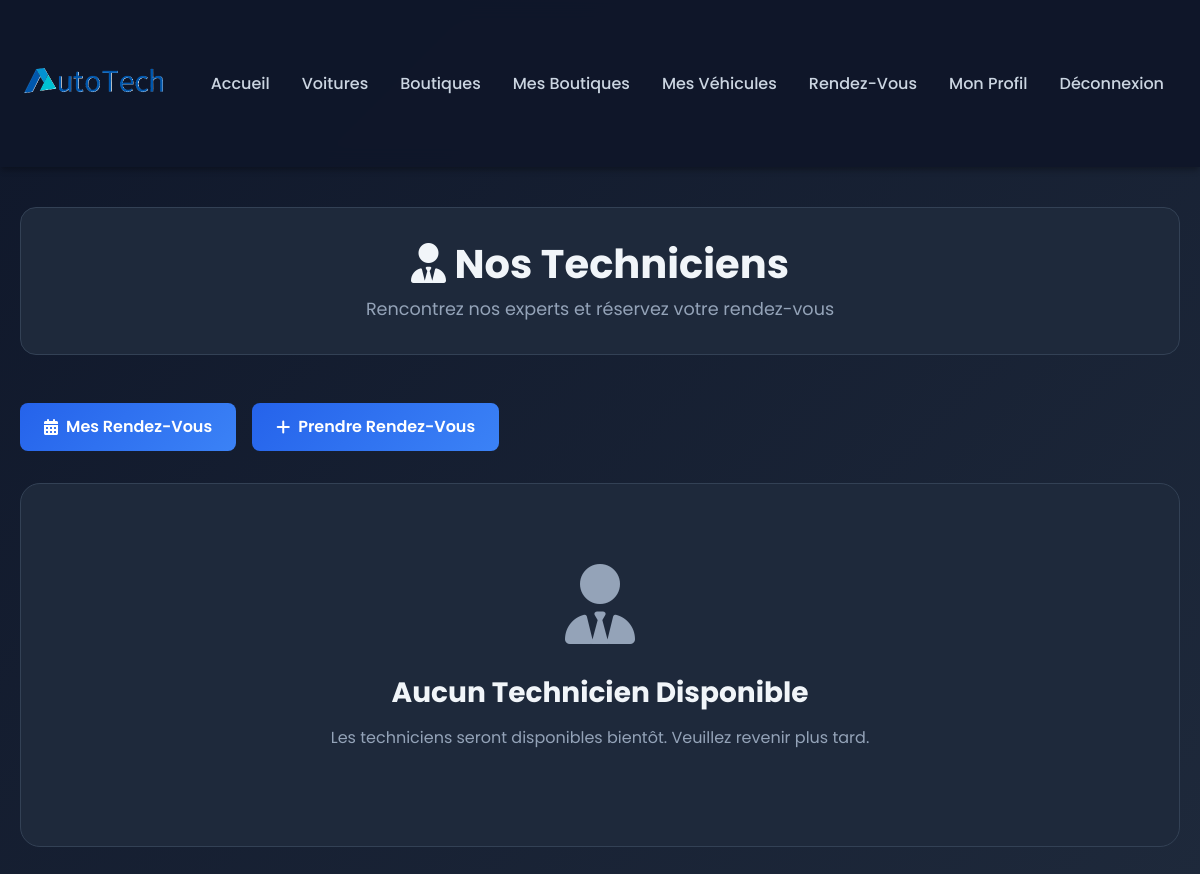
The app's page /view/user/technicians.php (signed in), older data.
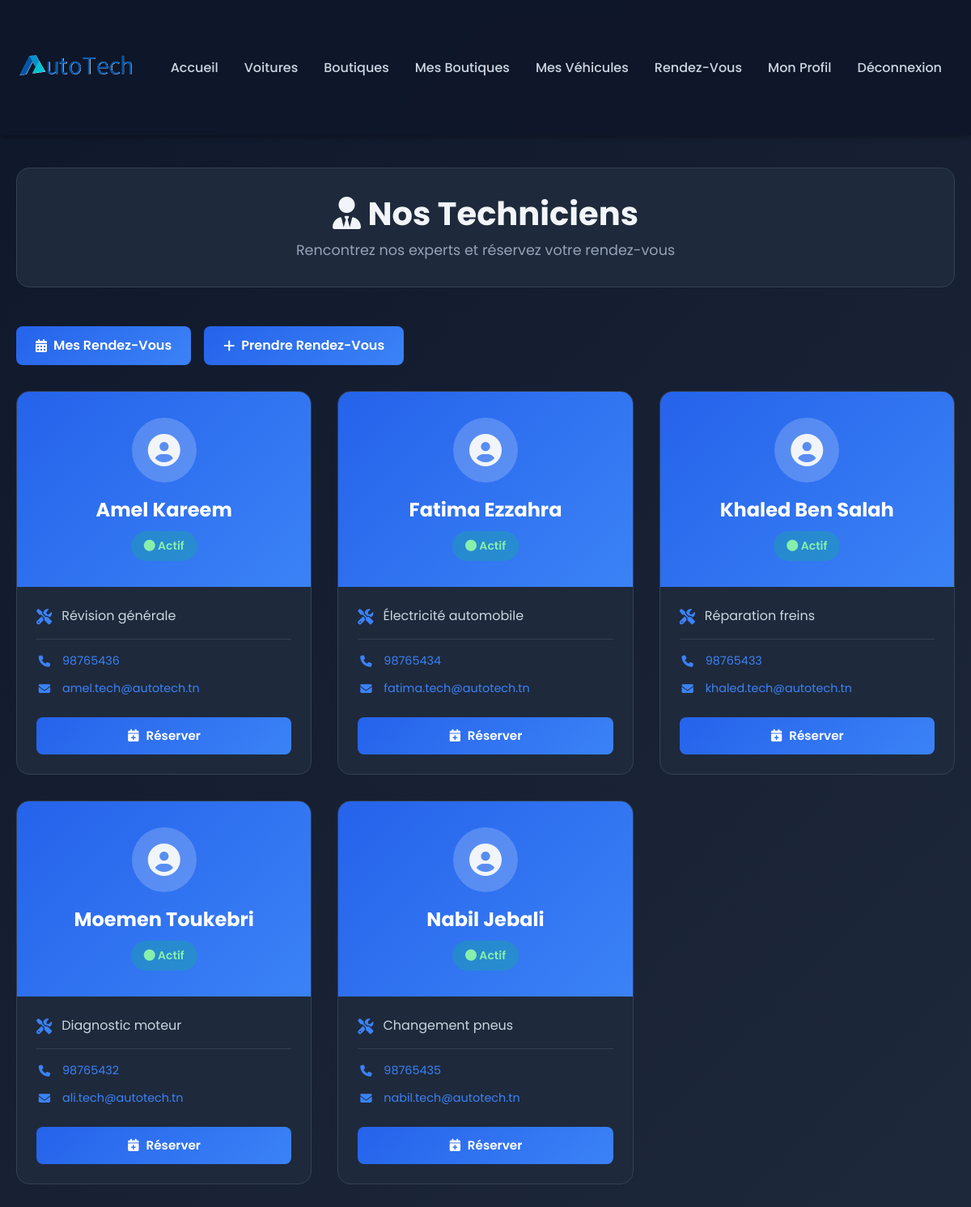
The same page, newer data.
### tables this page shows
CREATE TABLE IF NOT EXISTS technicien (
    id_technicien INT AUTO_INCREMENT PRIMARY KEY,
    nom VARCHAR(255) NOT NULL,
    specialite VARCHAR(255) NOT NULL,
    telephone VARCHAR(20),
    email VARCHAR(255),
    disponibilite VARCHAR(50) DEFAULT 'actif',
    date_creation TIMESTAMP DEFAULT CURRENT_TIMESTAMP
);

### config/config.php (called while the page is built, shortened)
<?php
class Config {
    private static $pdo = NULL;
    public static function getConnexion() {
        if (!isset(self::$pdo)) {
            try {
                self::$pdo = new PDO(
                    'mysql:host=' . self::DB_HOST . ';dbname=' . self::DB_NAME . ';charset=utf8mb4',
                    self::DB_USER,
                    self::DB_PASS,
                    [
                        PDO::ATTR_ERRMODE => PDO::ERRMODE_EXCEPTION,
                        PDO::ATTR_DEFAULT_FETCH_MODE => PDO::FETCH_ASSOC,
                        PDO::ATTR_EMULATE_PREPARES => false
                    ]
                );
            } catch(PDOException $e) {
                die('Erreur de connexion à la base de données: ' . $e->getMessage());
            }
        }
        return self::$pdo;
    }
}
?>

### controller/UtilisateurController.php (called while the page is built, shortened)
<?php
require_once __DIR__ . '/../config/config.php';
class UtilisateurController {
    public function estConnecte() {
        return isset($_SESSION['logged_in']) && $_SESSION['logged_in'] === true;
    }
}
?>

### controller/TechnicienController.php (called while the page is built, shortened)
<?php
require_once __DIR__ . '/../config/config.php';
class TechnicienController {
    private $pdo;
    public function __construct() {
        $this->pdo = Config::getConnexion();
    }
    public function getAllTechniciens() {
        try {
            $sql = "SELECT * FROM technicien WHERE disponibilite = 'actif' ORDER BY nom ASC";
            $stmt = $this->pdo->query($sql);
            return $stmt->fetchAll();
        } catch (PDOException $e) {
            return [];
        }
    }
}
?>

### view/user/technicians.php (the view, shortened to what this page needs)
<?php
require_once __DIR__ . '/../../config/config.php';
require_once __DIR__ . '/../../controller/UtilisateurController.php';
require_once __DIR__ . '/../../controller/TechnicienController.php';
$userController = new UtilisateurController();
$technicianController = new TechnicienController();
$techniciens = $technicianController->getAllTechniciens();
?>
<!DOCTYPE html>
<html lang="fr">
<head>
    <link rel="stylesheet" href="https://cdnjs.cloudflare.com/ajax/libs/bootstrap/4.6.2/css/bootstrap.min.css">
    <link rel="stylesheet" href="https://cdnjs.cloudflare.com/ajax/libs/font-awesome/6.4.0/css/all.min.css">
</head>
<body>
    <nav class="navbar navbar-expand-lg navbar-dark">
        <div class="container">
            <a class="navbar-brand" href="../public/index.php"><img src="../../images/off_logo.png" alt="AutoTech"></a>
            <div class="collapse navbar-collapse" id="navbarNav">
                <ul class="navbar-nav ml-auto">
                    <li class="nav-item">
                        <a class="nav-link" href="../public/index.php">Accueil</a>
                    </li>
                    <li class="nav-item">
                        <a class="nav-link" href="../public/voitures.php">Voitures</a>
                    </li>
                    <li class="nav-item">
                        <a class="nav-link" href="../public/boutiques.php">Boutiques</a>
                    </li>
                    <?php if ($userController->estConnecte()): ?>
                        <li class="nav-item">
                            <a class="nav-link" href="mes-boutiques.php">Mes Boutiques</a>
                        </li>
                        <li class="nav-item">
                            <a class="nav-link" href="mes-vehicules.php">Mes Véhicules</a>
                        </li>
                        <li class="nav-item">
                            <a class="nav-link" href="mes-rendez-vous.php">Rendez-Vous</a>
                        </li>
                        <li class="nav-item">
                            <a class="nav-link" href="profil.php">Mon Profil</a>
                        </li>
                        <li class="nav-item">
                            <a class="nav-link" href="../../controller/UtilisateurController.php?action=deconnexion">Déconnexion</a>
                        </li>
                    <?php endif; ?>
                </ul>
            </div>
        </div>
    </nav>
    <div class="container">
        <div class="section-header">
            <h2><i class="fas fa-user-tie"></i> Nos Techniciens</h2>
            <p>Rencontrez nos experts et réservez votre rendez-vous</p>
        </div>
        <div class="action-buttons">
            <a href="mes-rendez-vous.php" class="btn-action btn-primary-action">
                <i class="fas fa-calendar-alt"></i> Mes Rendez-Vous
            </a>
            <a href="prendre-rendez-vous.php" class="btn-action btn-primary-action">
                <i class="fas fa-plus"></i> Prendre Rendez-Vous
            </a>
        </div>
        <?php if (!empty($techniciens)): ?>
            <div class="grid-technicians">
                <?php foreach ($techniciens as $tech): ?>
                    <div class="technician-card">
                        <div class="tech-header">
                            <div class="tech-avatar">
                                <i class="fas fa-user-circle"></i>
                            </div>
                            <div class="tech-name"><?= htmlspecialchars($tech['nom']) ?></div>
                            <span class="tech-status status-<?= strtolower($tech['disponibilite']) ?>">
                                <i class="fas fa-circle"></i> <?= ucfirst($tech['disponibilite']) ?>
                            </span>
                        </div>
                        <div class="tech-body">
                            <div class="tech-specialty">
                                <i class="fas fa-tools"></i>
                                <span class="tech-specialty-text"><?= htmlspecialchars($tech['specialite']) ?></span>
                            </div>
                            <div class="tech-contact">
                                <div class="contact-item">
                                    <i class="fas fa-phone"></i>
                                    <a href="tel:<?= htmlspecialchars($tech['telephone']) ?>">
                                        <?= htmlspecialchars($tech['telephone']) ?>
                                    </a>
                                </div>
                                <div class="contact-item">
                                    <i class="fas fa-envelope"></i>
                                    <a href="mailto:<?= htmlspecialchars($tech['email']) ?>">
                                        <?= htmlspecialchars($tech['email']) ?>
                                    </a>
                                </div>
                            </div>
                            <a href="prendre-rendez-vous.php" class="btn-book">
                                <i class="fas fa-calendar-plus"></i> Réserver
                            </a>
                        </div>
                    </div>
                <?php endforeach; ?>
            </div>
        <?php else: ?>
            <div class="empty-state">
                <i class="fas fa-user-tie"></i>
                <h3>Aucun Technicien Disponible</h3>
                <p>Les techniciens seront disponibles bientôt. Veuillez revenir plus tard.</p>
            </div>
        <?php endif; ?>
    </div>
</body>
</html>

### view/user/technicians.php (style rules this page uses)
:root { --primary-color: #2563eb; --primary-dark: #1e40af; --primary-light: #3b82f6; --secondary-color: #10b981; --dark-bg: #0f172a; --card-bg: #1e293b; --text-primary: #f1f5f9; --text-secondary: #cbd5e1; --text-muted: #94a3b8; --border-color: #334155; }
* { margin: 0; padding: 0; box-sizing: border-box; }
body { font-family: 'Poppins', sans-serif; background: linear-gradient(135deg, var(--dark-bg) 0%, #1e293b 100%); color: var(--text-primary); min-height: 100vh; }
.navbar { background: rgba(15, 23, 42, 0.95); backdrop-filter: blur(10px); padding: 1rem 0; box-shadow: 0 4px 6px -1px rgba(0, 0, 0, 0.3); }
.navbar-brand img { height: 45px; filter: brightness(1.1); }
.nav-link { color: var(--text-secondary) !important; font-weight: 500; transition: all 0.3s ease; padding: 0.5rem 1rem !important; border-radius: 6px; }
.container { max-width: 1200px; margin: 0 auto; padding: 40px 20px; }
.section-header { background: var(--card-bg); border-radius: 16px; padding: 2rem; margin-bottom: 3rem; border: 1px solid var(--border-color); text-align: center; }
.section-header h2 { font-size: 2.5rem; font-weight: 700; color: var(--text-primary); margin-bottom: 0.5rem; }
.section-header p { color: var(--text-muted); font-size: 1.1rem; margin: 0; }
.grid-technicians { display: grid; grid-template-columns: repeat(auto-fill, minmax(350px, 1fr)); gap: 2rem; margin-bottom: 3rem; }
.technician-card { background: var(--card-bg); border-radius: 16px; border: 1px solid var(--border-color); overflow: hidden; transition: all 0.3s ease; display: flex; flex-direction: column; }
.tech-header { background: linear-gradient(135deg, var(--primary-color), var(--primary-light)); padding: 2rem; text-align: center; position: relative; }
.tech-avatar { width: 80px; height: 80px; background: rgba(255, 255, 255, 0.2); border-radius: 50%; display: flex; align-items: center; justify-content: center; margin: 0 auto 1rem; font-size: 2.5rem; }
.tech-name { font-size: 1.5rem; font-weight: 700; color: white; margin-bottom: 0.5rem; }
.tech-status { display: inline-block; padding: 0.5rem 1rem; background: rgba(255, 255, 255, 0.3); border-radius: 50px; color: white; font-size: 0.875rem; font-weight: 600; }
.status-actif { background: rgba(16, 185, 129, 0.3); color: #86efac; }
.tech-body { padding: 1.5rem; flex: 1; display: flex; flex-direction: column; }
.tech-specialty { display: flex; align-items: center; gap: 0.75rem; margin-bottom: 1rem; padding-bottom: 1rem; border-bottom: 1px solid var(--border-color); }
.tech-specialty i { color: var(--primary-light); font-size: 1.2rem; }
.tech-specialty-text { font-size: 1rem; color: var(--text-secondary); }
.tech-contact { display: flex; flex-direction: column; gap: 0.75rem; margin-bottom: 1.5rem; flex: 1; }
.contact-item { display: flex; align-items: center; gap: 0.75rem; color: var(--text-muted); font-size: 0.9rem; }
.contact-item i { color: var(--primary-light); width: 20px; text-align: center; }
.contact-item a { color: var(--primary-light); text-decoration: none; transition: all 0.2s; }
.btn-book { background: linear-gradient(135deg, var(--primary-color), var(--primary-light)); border: none; color: white; padding: 0.75rem 1.5rem; border-radius: 8px; font-weight: 600; cursor: pointer; transition: all 0.3s; text-decoration: none; display: flex; align-items: center; justify-content: center; gap: 0.5rem; font-size: 0.95rem; width: 100%; }
.action-buttons { display: flex; gap: 1rem; margin-bottom: 2rem; flex-wrap: wrap; }
.btn-action { padding: 0.75rem 1.5rem; border-radius: 8px; font-weight: 600; text-decoration: none; display: inline-flex; align-items: center; gap: 0.5rem; transition: all 0.3s; }
.btn-primary-action { background: linear-gradient(135deg, var(--primary-color), var(--primary-light)); color: white; border: none; }
.empty-state { text-align: center; padding: 5rem 2rem; background: var(--card-bg); border-radius: 20px; border: 1px solid var(--border-color); }
.empty-state i { font-size: 5rem; color: var(--text-muted); margin-bottom: 2rem; }
.empty-state h3 { color: var(--text-primary); font-weight: 700; margin-bottom: 1rem; }
.empty-state p { color: var(--text-muted); }

Row changes from the older to the newer data that the page shows:
added technicien: nom "Amel Kareem", disponibilite "Actif", specialite "Révision générale", telephone "98765436", email "amel.tech@autotech.tn"
added technicien: nom "Fatima Ezzahra", disponibilite "Actif", specialite "Électricité automobile", telephone "98765434", email "fatima.tech@autotech.tn"
added technicien: nom "Khaled Ben Salah", disponibilite "Actif", specialite "Réparation freins", telephone "98765433", email "khaled.tech@autotech.tn"
added technicien: nom "Moemen Toukebri", disponibilite "Actif", specialite "Diagnostic moteur", telephone "98765432", email "ali.tech@autotech.tn"
added technicien: nom "Nabil Jebali", disponibilite "Actif", specialite "Changement pneus", telephone "98765435", email "nabil.tech@autotech.tn"
Text that changed along with them:
text no longer shown: "Aucun Technicien Disponible Les techniciens seront disponibles bientôt. Veuillez revenir plus tard."
